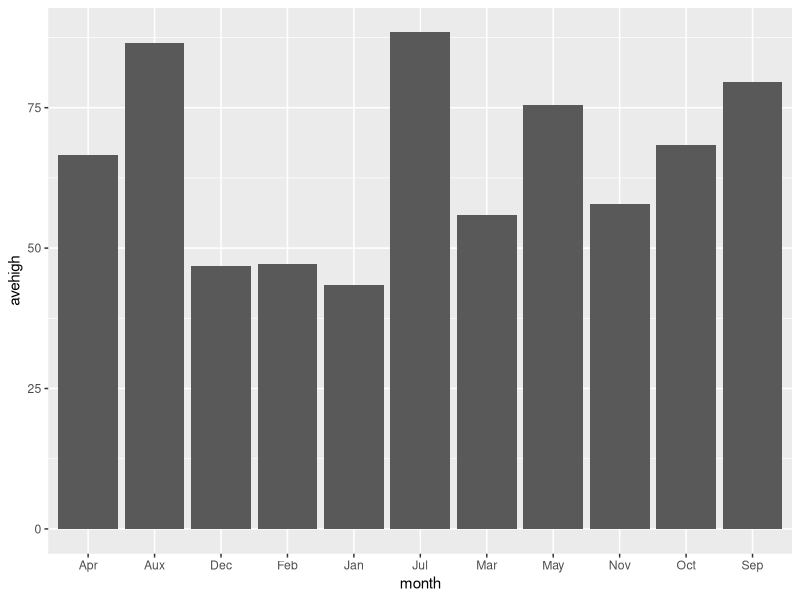

Reproduce this figure in R.
## ---- chunk 1
knitr::opts_chunk$set(echo = TRUE)
options(repos = c(CRAN = "https://cran.r-project.org"))
## ---- chunk 2
install.packages("tidyverse")
library(tidyverse)

dcclimate <- tribble(~month, ~avehigh,
                     ##----/---------
                     "Jan",  43.4,
                     "Feb",  47.1,
                     "Mar",  55.9,
                     "Apr",  66.6,
                     "May",  75.4,
                     "Jul",  88.4,
                     "Aux",  86.5,
                     "Sep",  79.5,
                     "Oct",  68.4,
                     "Nov",  57.9,
                     "Dec",  46.8)
head(dcclimate)
## ---- chunk 3
install.packages("ggplot2")
library(ggplot2)

ggplot(dcclimate, aes(x = month, y = avehigh)) +
  geom_col()
## ---- chunk 4
x  <- c("51", "32", "15", "2", "32")
xf <- factor(x)
class(x)
## ---- chunk 5
as.numeric(x)
## ---- chunk 6
as.numeric(xf)
## ---- chunk 7
class(xf)
## ---- chunk 8
typeof(xf)
## ---- chunk 9
as.numeric("Hello")
## ---- chunk 10
as.numeric(factor("Hello"))
## ---- chunk 11
fac1 <- factor(c("x1", "x2", "x3", "x4"))
fac2 <- factor(c("y1", "y2", "y3"))
c(fac1, fac2) # %>% str()
## ---- chunk 12
as.numeric(c(fac1, fac2))
## ---- chunk 13
c(levels(fac1), levels(fac2)) %>% str()
## ---- chunk 14
fac1 <- factor(c("x1", "x2", "x3", "x4"))
fac2 <- factor(c("x1", "x2", "x3"))
c(fac1, fac2) # %>% str()
## ---- chunk 15
fac1 <- factor(c("x1", "x2", "x3", "x4"))
fac2 <- factor(c("x3", "x2", "x1"))
c(fac1, fac2) # %>% str()
## ---- chunk 16
xf
## ---- chunk 17
levels(xf)
## ---- chunk 18
parse_number(levels(xf))
## ---- chunk 19
xf
## ---- chunk 20
as.numeric(xf)
## ---- chunk 21
xf[xf]
## ---- chunk 22
levels(xf)
## ---- chunk 23
levels(xf)[xf]
## ---- chunk 24
class(levels(xf)[xf])
